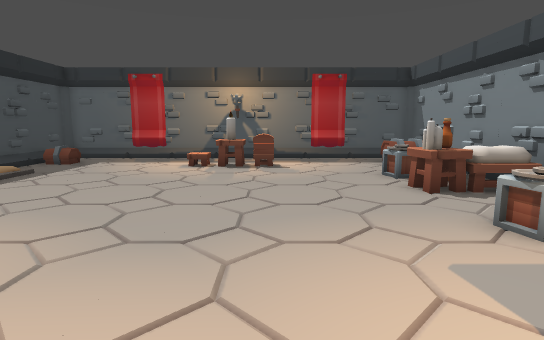
[1] (above)

12 first-person views from a walk through a 3-D level made in the Godot game engine. The camera is 1.5 m above the floor, tilts 8° down and sees 80° across. The floor is counted in squares, 1 m on a side. Each view is taken from the middle of a square. On the plan, view 1 faces up. The plan holds only what a view shows up to about 15 squares ahead; the rest is blank.

[2]
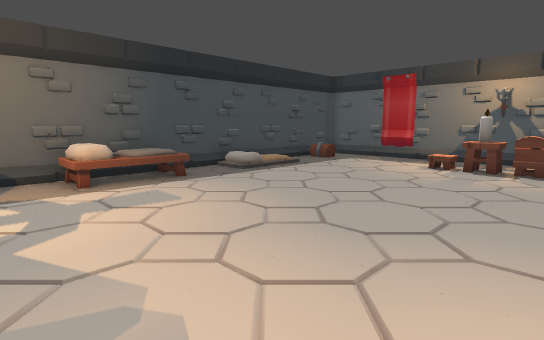

[3]
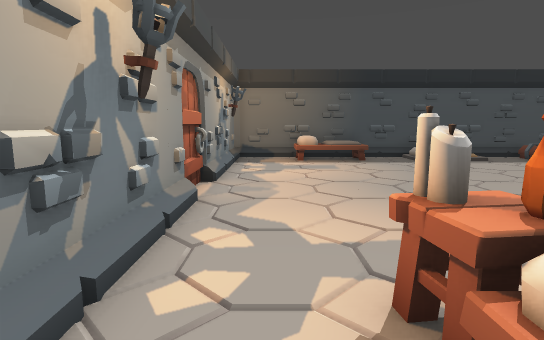

[4]
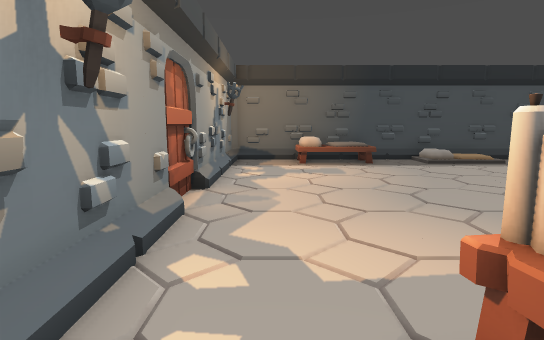

[5]
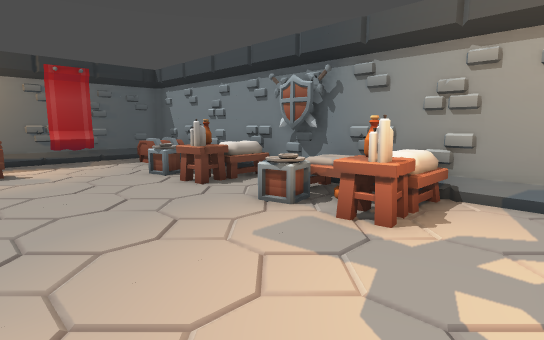

[6]
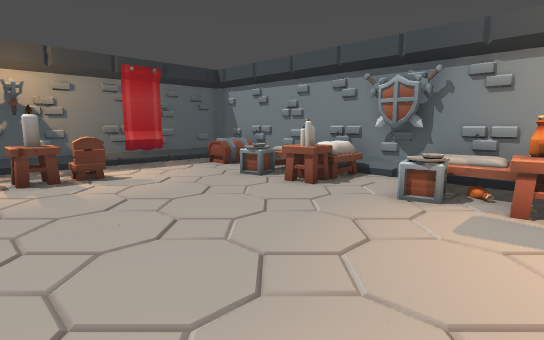

[7]
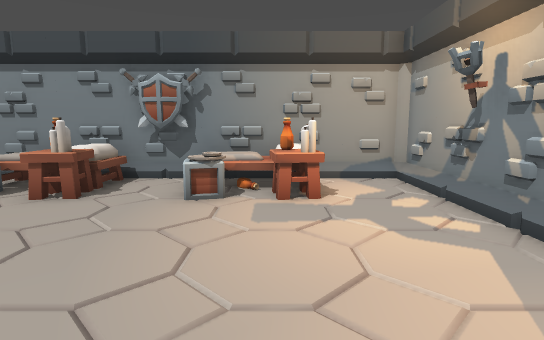

[8]
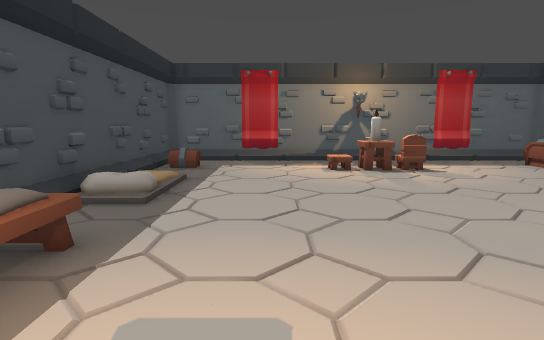

[9]
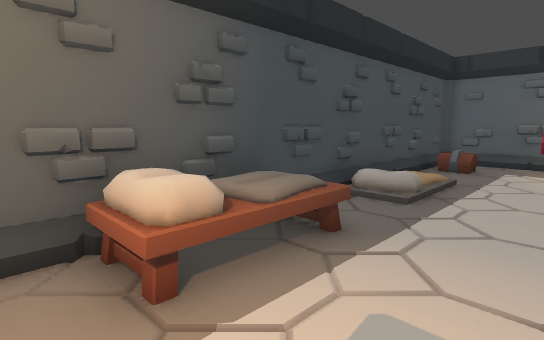

[10]
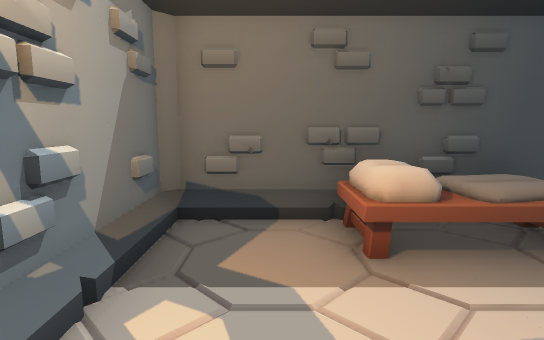

[11]
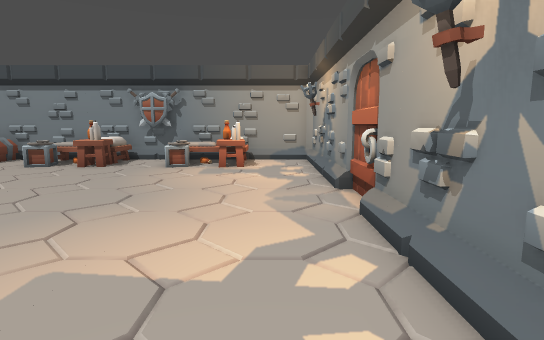

[12]
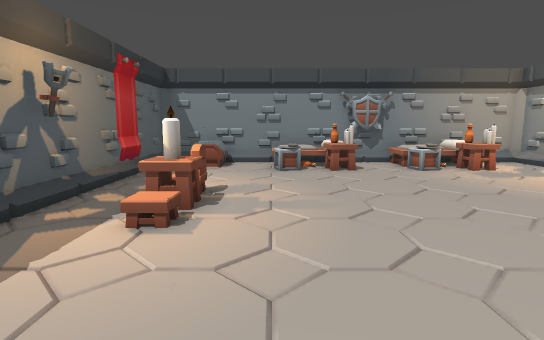

### Floor plan
Points are (right, up) in squares from view 1. A wall is a line through its corners. A room is listed if a view was taken in it or the views show most of it. See-through windows are left out.
Room 1 (views 1, 2, 3, 4, 5, 6, 7, 8, 9, 10, 11, 12)
walls: (5.8, 5.8) (6, 6.6); (6, 6) (6, 9.8); (5.9, 5.3) (5.7, 6) (6, 6.7); (6, 5.3) (5.6, 6.2); (6, 5.2) (6, 5.9); (1.5, 14.7) (-4.5, 14.7); (-6.4, 14.7) (-9.2, 14.7) (-9.2, -0.5) (-9, -0.8) (6, -0.8) (6.3, -0.5) (6.3, 14.5) (6, 14.7) (3.4, 14.7); (-9, 14.8) (-9.3, 14.4)
low walls: (-7.6, 8) (-7.5, 7.6); (-7.4, 5) (-7.4, 2) (-9, 2); (-7.5, 4.7) (-8.4, 4.7); (-7.6, 4.6) (-7.6, 4.1); (-7.6, 4.3) (-7.4, 3.3) (-8.5, 3.2); (-7.7, 2.2) (-8.2, 2.2); (-8.1, 2.2) (-8.7, 2.2); (6, 1.5) (6, 4.6); (6, -0.5) (6, 0.5)
objects: other object (-8, 12) to (-8, 13); banner (-6, 15) to (-5, 15); candle (-2, 12) to (-1, 12); chair (0, 12); banner (2, 15) to (3, 15); bed (4, 2) to (5, 5); bed (4, 7) to (5, 10); other object (5, 12) to (5, 13)

Positions as (right, up) in squares from view 1, and headings:
1: (0, 0), facing up
2: (1, 0), facing up-left
3: (6, 1), facing left
4: (5, 1), facing left
5: (-1, 0), facing up-right
6: (-3, 2), facing up-right
7: (-3, 3), facing right
8: (-5, 1), facing up
9: (-5, 1), facing up-left
10: (-4, 1), facing left
11: (-8, 1), facing right
12: (-8, 10), facing right
